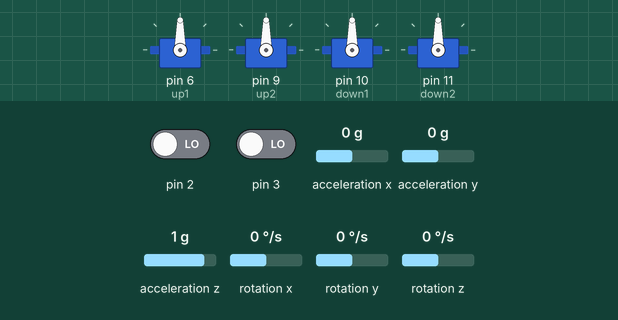
This sketch was run on a simulated Arduino Uno, built with avr-gcc and run on an emulated ATmega328P. Parts: 4 × servo. Inputs (shaded band) come from the test bench; at power-on: pin 2 LOW, pin 3 LOW, acceleration x 0 g, acceleration y 0 g, acceleration z 1 g, rotation x 0 °/s, rotation y 0 °/s, rotation z 0 °/s. The sensor or clock chip raises its interrupt line as the real part does; what the sketch prints to the serial monitor is not drawn.

Above: at 0.1 s.
At 0.6 s:
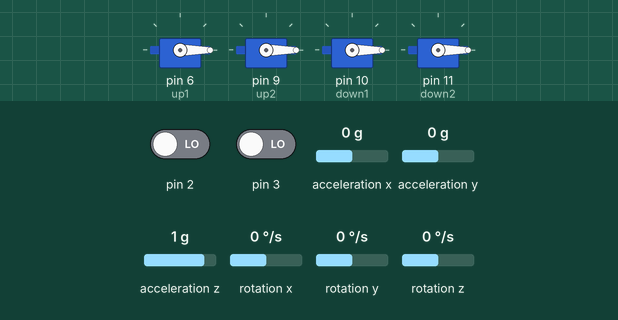
Timing chart, 0 to 2.1 s (numbered marks = the images above):
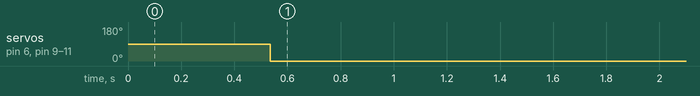

The sketch:

effort_quad.ino
```cpp
#include "I2Cdev.h"
#include "Wire.h"
#include "MPU6050_6Axis_MotionApps20.h"
#include "MPU6050.h"
#include "Servo.h"

Servo up1;
Servo up2;
Servo down1;
Servo down2;
int changech2=0;
int motormax=150;//motor maximum speed is set to 150
float set_pitch = -0.4;//reference values for pitch
float set_roll  = -0.63;//reference values for roll
float a;//another reference for pitch
float b;//another reference for roll
float low  =-1;
float high =1;
int throttle_val;
int m[4];

void stability();
void getposition();

bool dmpReady = false;  // set true if DMP init was successful
uint8_t mpuIntStatus;   // holds actual interrupt status byte from MPU
uint16_t packetSize;    // expected DMP packet size (default is 42 bytes)
uint16_t fifoCount;     // count of all bytes      Currently in FIFO
uint8_t fifoBuffer[64]; // FIFO storage buffer
MPU6050 mpu;

/*------ Orientation/motion vars ------*/
Quaternion q;           // [w, x, y, z]         quaternion container
VectorFloat gravity;    // [x, y, z]            gravity vector
float euler[3];         // [psi, theta, phi]    Euler container
float ypr[3];           // [yaw, pitch, roll]   yaw/pitch/roll container

volatile bool mpuInterrupt = false;   // indicates whether MPU interrupt pin has gone high
void dmpDataReady()
{
  mpuInterrupt = true;
}

void setup()
{
  Serial.begin(9600);
      up1.attach(6);
      up2.attach(9);
      down1.attach(10);
      down2.attach(11);

       Wire.begin();
    mpu.initialize();
    mpu.dmpInitialize();
    mpu.setDMPEnabled(true);
    attachInterrupt(0, dmpDataReady, RISING);
    mpuIntStatus = mpu.getIntStatus();

    dmpReady = true;    // set our DMP Ready flag so the main loop() function knows it's okay to use it
    packetSize = mpu.dmpGetFIFOPacketSize();       // get expected DMP packet size for later comparison
void getposition();
}

void loop()
{
 changech2 = pulseIn(3, HIGH, 25000);

 throttle_val = changech2;
 getposition();
  throttle_val = map(throttle_val,1110, 2000, 0,  190);
  //condition if the quad is moving bckwrd
  Serial.println(ypr[1]);
  if(changech2>800)
  {
              m[0] = constrain(throttle_val, 0, motormax);
              m[1] = constrain(throttle_val, 0, motormax);
              m[2] = constrain(throttle_val, 0, motormax);
              m[3] = constrain(throttle_val, 0, motormax);
              up1.write(m[0]);
              up2.write(m[1]);
              down1.write(m[2]);
              down2.write(m[3]);
              stability();
 }
else if(changech2<800)
{
              up1.write(0);
              up2.write(0);
              down1.write(0);
              down2.write(0);
  }
}

void getposition()
{
    // wait for MPU interrupt or extra packet(s) available
    while (!mpuInterrupt && fifoCount < packetSize)
    {
    }
    // reset interrupt flag and get INT_STATUS byte
    mpuInterrupt = false;
    mpuIntStatus = mpu.getIntStatus();

    // get Current FIFO count
    fifoCount = mpu.getFIFOCount();

    // check for overflow (this should never happen unless our code is too inefficient)
    if ( (mpuIntStatus & 0x10) || fifoCount == 1024)
    {
      mpu.resetFIFO();        // reset so we can continue cleanly
    }

    else if (mpuIntStatus & 0x02)
    {
      while (fifoCount < packetSize) fifoCount = mpu.getFIFOCount();   // wait for correct available data length, should be a VERY short wait
      mpu.getFIFOBytes(fifoBuffer, packetSize);                        // read a packet from FIFO

      // track FIFO count here in case there is > 1 packet available
      // (this lets us immediately read more without waiting for an interrupt)
      fifoCount -= packetSize;

      /*===== display Euler ANGLES in DEGREES ======*/
      mpu.dmpGetQuaternion      (&q, fifoBuffer);
      mpu.dmpGetGravity         (&gravity, &q);
      mpu.dmpGetYawPitchRoll    (ypr, &q, &gravity);
      ypr[1] = ypr[1] * 180/M_PI;  // Pitch
      ypr[2] = ypr[2] * 180/M_PI;  // Roll
  }
}
void stability()
{
   if(ypr[1]>set_pitch || ypr[1]>high)
   {
    while(!(high>a<set_pitch))
         {
          a=ypr[1];
              m[0] = constrain(throttle_val-20, 0, motormax);
              m[1] = constrain(throttle_val-20, 0, motormax);
              m[2] = constrain(throttle_val+20, 0, motormax);
              m[3] = constrain(throttle_val+20, 0, motormax);
              up1.write(m[0]);
              up2.write(m[1]);
              down1.write(m[2]);
              down2.write(m[3]);
              //Serial.println(a);
         }
  }
  else if(ypr[1]<set_pitch && ypr[1]<low)
  {
    while(high>b<set_pitch)
    {b=ypr[1];
              m[0] = constrain(throttle_val+20, 0, motormax);
              m[1] = constrain(throttle_val+20, 0, motormax);
              m[2] = constrain(throttle_val-20, 0, motormax);
              m[3] = constrain(throttle_val-20, 0, motormax);
              up1.write(m[0]);
              up2.write(m[1]);
              down1.write(m[2]);
              down2.write(m[3]);
              //Serial.println(a);

    }
  }
}
```

Measured:
- by itself, servo on pin 6 (up1), servo on pin 9 (up2), servo on pin 10 (down1), servo on pin 11 (down2): 90° → 0° at 0.54 s
